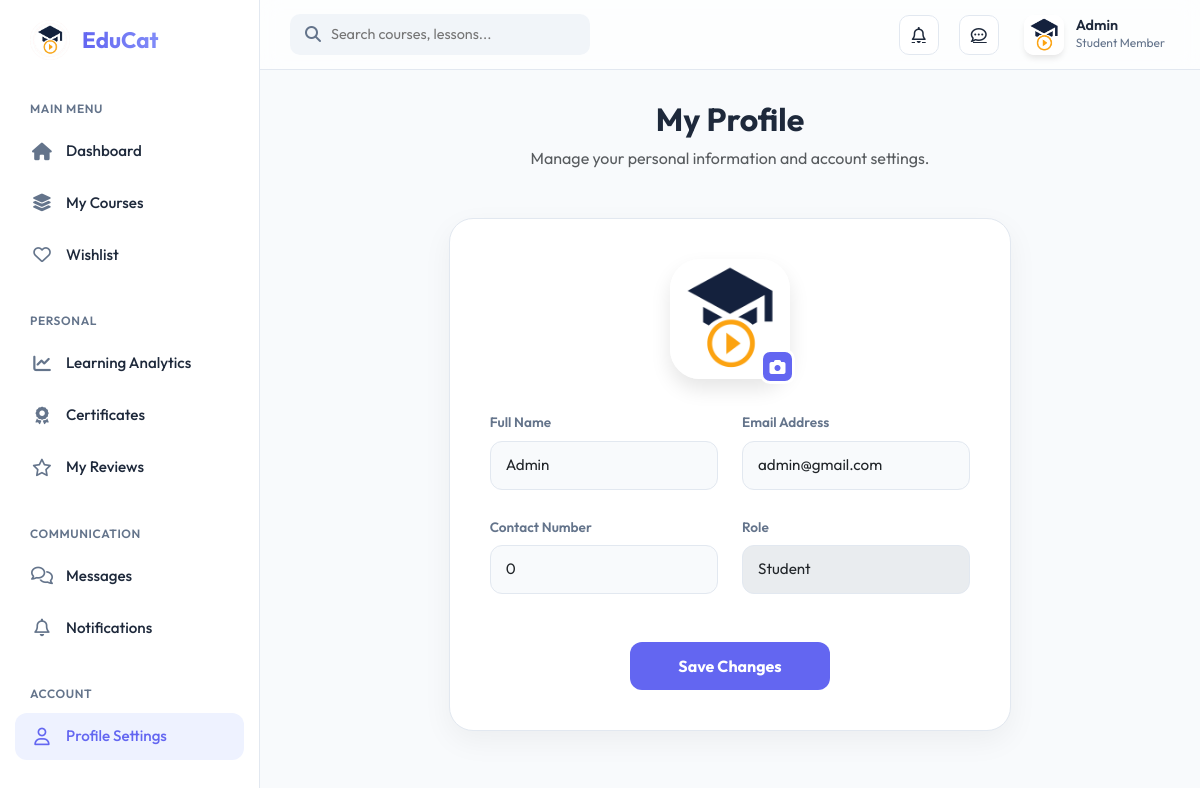
Screenshot of /student/profile.php (signed in) with the database file from the repository.
### tables this page shows
CREATE TABLE `user_master` (
  `user_id` int(200) NOT NULL,
  `user_name` varchar(200) NOT NULL,
  `user_email` varchar(200) NOT NULL,
  `user_contact_number` bigint(200) NOT NULL,
  `user_password` varchar(200) NOT NULL,
  `user_profile_photo` varchar(200) NOT NULL DEFAULT 'assets/img/EduCat (4).png',
  `role` int(10) NOT NULL,
  `user_status` tinyint(1) DEFAULT 1,
  `isVerified` int(10) NOT NULL,
  `isActive` int(10) NOT NULL,
  `registration_date` varchar(200) NOT NULL
);

### student/profile.php (the view, shortened to what this page needs)
<?php
include 'header.php';
include 'sidebar.php';
?>
<main class="main-content">
    <div class="container-fluid">
        <div class="page-header mb-5 text-center">
            <h2 class="fw-bold">My Profile</h2>
            <p class="text-muted">Manage your personal information and account settings.</p>
        </div>
        <div class="row">
            <div class="col-lg-8 mx-auto">
                <div class="profile-card">
                    <form action="" method="POST" enctype="multipart/form-data">
                        <div class="profile-img-header">
                            <img src="../<?php echo $userdata['user_profile_photo']; ?>" alt="Profile" id="profileDisplay">
                            <label for="photoInput" class="edit-photo-btn">
                                <i class="fa-solid fa-camera"></i>
                            </label>
                        </div>
                        <div class="row g-4">
                            <div class="col-md-6">
                                <label class="form-label">Full Name</label>
                                <input type="text" name="name" class="form-control" value="<?php echo $userdata['user_name']; ?>" required>
                            </div>
                            <div class="col-md-6">
                                <label class="form-label">Email Address</label>
                                <input type="email" name="email" class="form-control" value="<?php echo $userdata['user_email']; ?>" required>
                            </div>
                            <div class="col-md-6">
                                <label class="form-label">Contact Number</label>
                                <input type="text" name="contact" class="form-control" value="<?php echo $userdata['user_contact_number']; ?>">
                            </div>
                            <div class="col-md-6">
                                <label class="form-label">Role</label>
                                <input type="text" class="form-control" value="Student" disabled>
                            </div>
                            <div class="col-12 text-center mt-5">
                                <button type="submit" name="update_profile" class="save-btn px-5">Save Changes</button>
                            </div>
                        </div>
                    </form>
                </div>
            </div>
        </div>
    </div>
</main>
<?php include 'footer.php'; ?>

### student/header.php (shortened to what this page needs)
<?php
require_once '../includes/scripts/connection.php';
$user_id = $_SESSION['educat_logedin_user_id'];
$query = "SELECT * FROM user_master WHERE user_id = $user_id";
$result = mysqli_query($conn, $query);
$userdata = mysqli_fetch_assoc($result);
?>
<!DOCTYPE html>
<html lang="en">
<head>
    <link rel="stylesheet" href="https://cdnjs.cloudflare.com/ajax/libs/font-awesome/6.4.0/css/all.min.css">
    <link href="https://cdn.jsdelivr.net/npm/bootstrap@5.3.0/dist/css/bootstrap.min.css" rel="stylesheet">
</head>
<body>
    <header class="student-header">
        <div class="header-left">
            <div class="search-bar">
                <i class="fa fa-search"></i>
                <input type="text" placeholder="Search courses, lessons...">
            </div>
        </div>
        <div class="header-right">
            <a href="notifications.php" class="icon-btn">
                <i class="fa-regular fa-bell"></i>
            </a>
            <a href="messages.php" class="icon-btn">
                <i class="fa-regular fa-comment-dots"></i>
            </a>
            <div class="dropdown">
                <div class="user-profile" data-bs-toggle="dropdown">
                    <img src="../<?php echo $userdata['user_profile_photo']; ?>" alt="Profile">
                    <div class="user-info d-none d-sm-block">
                        <h6><?php echo $userdata['user_name']; ?></h6>
                        <p>Student Member</p>
                    </div>
                </div>
            </div>
        </div>
    </header>

### student/header.php (style rules this page uses)
:root { --primary-color: #6366f1; --primary-hover: #4f46e5; --bg-color: #f8fafc; --sidebar-bg: #ffffff; --text-main: #1e293b; --text-muted: #64748b; --border-color: #e2e8f0; --glass-bg: rgba(255, 255, 255, 0.7); --glass-border: rgba(255, 255, 255, 0.3); }
body { font-family: 'Outfit', sans-serif; background-color: var(--bg-color); color: var(--text-main); overflow-x: hidden; }
.student-header { position: fixed; top: 0; right: 0; left: 260px; height: 70px; background: var(--glass-bg); backdrop-filter: blur(10px); border-bottom: 1px solid var(--border-color); z-index: 1000; transition: all 0.3s ease; display: flex; align-items: center; padding: 0 30px; justify-content: space-between; }
.header-left { display: flex; align-items: center; gap: 15px; }
.header-right { display: flex; align-items: center; gap: 20px; }
.search-bar { background: #f1f5f9; border-radius: 10px; padding: 5px 15px; display: flex; align-items: center; width: 300px; }
.search-bar i { color: var(--text-muted); }
.search-bar input { background: transparent; border: none; padding: 5px 10px; width: 100%; outline: none; font-size: 0.9rem; }
.icon-btn { position: relative; cursor: pointer; width: 40px; height: 40px; display: flex; align-items: center; justify-content: center; border-radius: 10px; background: #ffffff; border: 1px solid var(--border-color); transition: all 0.2s; color: var(--text-main); }
.user-profile { display: flex; align-items: center; gap: 12px; cursor: pointer; padding: 5px; border-radius: 12px; transition: all 0.2s; }
.user-profile img { width: 40px; height: 40px; border-radius: 10px; object-fit: cover; border: 2px solid white; box-shadow: 0 4px 6px -1px rgba(0, 0, 0, 0.1); }
.user-info h6 { margin: 0; font-weight: 600; font-size: 0.9rem; }
.user-info p { margin: 0; font-size: 0.75rem; color: var(--text-muted); }

### student/profile.php (style rules this page uses)
.main-content { margin-left: 260px; padding: 100px 30px 30px; transition: all 0.3s ease; }
.profile-card { background: white; border: 1px solid var(--border-color); border-radius: 24px; padding: 40px; box-shadow: 0 10px 30px rgba(0,0,0,0.05); }
.profile-img-header { position: relative; width: 120px; height: 120px; margin: 0 auto 30px; }
.profile-img-header img { width: 100%; height: 100%; border-radius: 30px; object-fit: cover; border: 4px solid white; box-shadow: 0 10px 20px rgba(0,0,0,0.1); }
.edit-photo-btn { position: absolute; bottom: -5px; right: -5px; background: var(--primary-color); color: white; width: 35px; height: 35px; border-radius: 10px; display: flex; align-items: center; justify-content: center; cursor: pointer; border: 3px solid white; transition: all 0.2s; }
.form-label { font-weight: 600; font-size: 0.85rem; color: var(--text-muted); margin-bottom: 8px; }
.form-control { border-radius: 12px; padding: 12px 15px; border: 1px solid var(--border-color); background: #f8fafc; font-size: 0.95rem; }
.save-btn { background: var(--primary-color); color: white; border: none; padding: 12px 30px; border-radius: 12px; font-weight: 700; transition: all 0.2s; }

### rows the page displays
user_master: user_profile_photo (picture), user_name "Admin", name "Admin", email "admin@gmail.com", contact "0"
